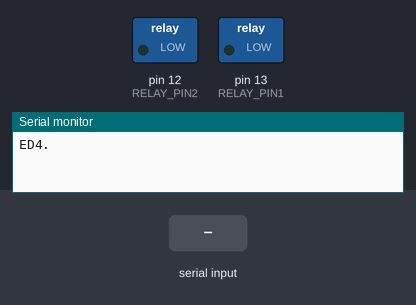
Bench run of a program on a simulated Arduino Uno, built with avr-gcc and run on an emulated ATmega328P. Shown: switched loads named in the program (green lamp = pin HIGH), the last lines printed to the serial monitor. Inputs (shaded band) come from the test bench.

Above: at 9.2 s.
9.3 s: "ON1." received over Serial
At 10.0 s:
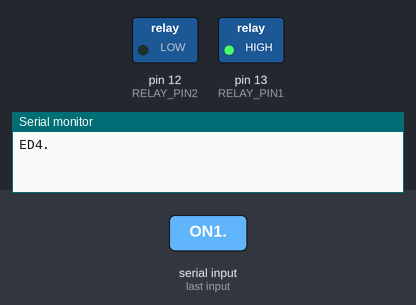
10.8 s: "ON2." received over Serial
At 11.1 s:
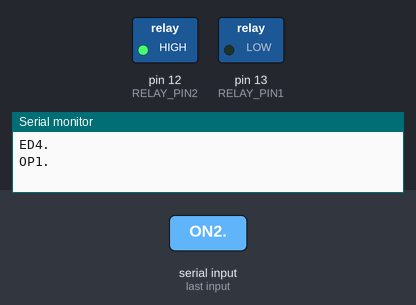
12.3 s: "ONALL." received over Serial
At 13.4 s:
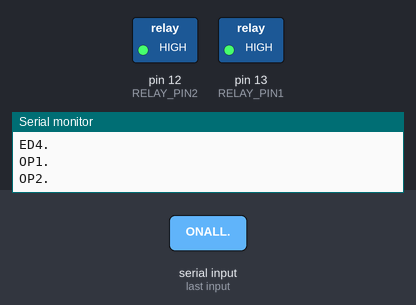
13.8 s: "lost." received over Serial
At 14.6 s:
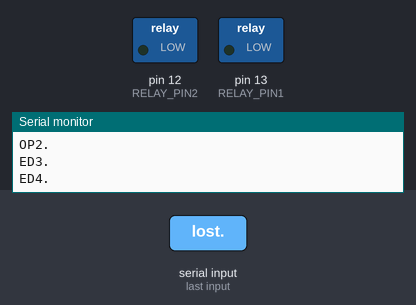
Timing chart, 0 to 16.3 s (numbered marks = the images above; inputs shaded):
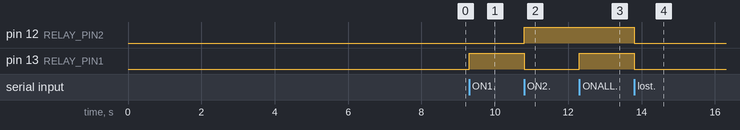

Measured:
- after the input at 9.3 s, pin 13 (RELAY_PIN1): LOW → HIGH at once
- after the input at 10.8 s, pin 12 (RELAY_PIN2): LOW → HIGH at once; pin 13 (RELAY_PIN1): HIGH → LOW at once
- after the input at 12.3 s, pin 13 (RELAY_PIN1): LOW → HIGH at once
- after the input at 13.8 s, pin 12 (RELAY_PIN2), pin 13 (RELAY_PIN1): HIGH → LOW at once

The program:

main.cpp
```cpp
/***** Author by Watcharaphon Piamphuetna *****/
/** Watcharapon.piam@gmail.com **/
#include <Arduino.h>
#include <Wire.h>
#include <SoftwareSerial.h>
#define RELAY_PIN1 13
#define RELAY_PIN2 12

const char *check_relay_status = "";

void setup() {
  Serial.begin(115200);
  pinMode(RELAY_PIN1, OUTPUT);
  pinMode(RELAY_PIN2, OUTPUT);    //If arduino board start, Relay will turn off
  delay(8000);
  check_relay_status = "4";
  Serial.println("ED4.");
}

void loop() {
  if (Serial.available()) {
     String msg = Serial.readStringUntil('.');  //read serial messege character until '.'(dot)
     /****Depend on WIFI connection*****/
         if(check_relay_status){
              if(digitalRead(RELAY_PIN1)&& !digitalRead(RELAY_PIN2)){
                if(check_relay_status != "1"){  //if relay1 status = OFF and if relay2 status = OFF
                  check_relay_status = "1";   //set relay1 status = ON and relay2 status = OFF
                    Serial.println("OP1.");
                }
              }

              if(!digitalRead(RELAY_PIN1)&& digitalRead(RELAY_PIN2)){
                if(check_relay_status != "2"){  //if relay1 status = OFF and if relay2 status = OFF
                  check_relay_status = "2";   //set relay1 status = ON and relay2 status = OFF
                   Serial.println("OP2.");
                }
              }

              if(digitalRead(RELAY_PIN1)&& digitalRead(RELAY_PIN2)){
                if(check_relay_status != "3"){  //if relay1 status = OFF and if relay2 status = OFF
                  check_relay_status = "3";   //set relay1 status = ON and relay2 status = OFF
                    Serial.println("ED3.");
                }
              }

              if(!digitalRead(RELAY_PIN1)&& !digitalRead(RELAY_PIN2)){
                if(check_relay_status != "4"){  //if relay1 status = OFF and if relay2 status = OFF
                  check_relay_status = "4";   //set relay1 status = ON and relay2 status = OFF
                     Serial.println("ED4.");
                }
              }

         }
         if(msg == "lost"){
            digitalWrite(RELAY_PIN1,LOW);
            digitalWrite(RELAY_PIN2,LOW);     //If you lost WIFI connection, Relay will turn off
            if(!digitalRead(RELAY_PIN1) && !digitalRead(RELAY_PIN2)){      //if relay turn off now
                check_relay_status = "4";
                Serial.println("ED4.");
              }
         }
         if(msg == "connect"){
          if(!digitalRead(RELAY_PIN1) && !digitalRead(RELAY_PIN2)){      //if relay turn off now
                check_relay_status = "4";
                Serial.println("ED4.");
              }
         }
     /******************************************/
        if(msg == "ON1" || msg == "ON2" || msg == "ONALL" || msg == "OFFALL"){      //If your command is ON or OFF

            if(msg == "ON1"){                    //If your command is ON
              digitalWrite(RELAY_PIN1,HIGH);
              digitalWrite(RELAY_PIN2,LOW);         //Relay will turn on
            }
            if(msg == "ON2"){                   //If your command is OFF
              digitalWrite(RELAY_PIN1,LOW);
              digitalWrite(RELAY_PIN2,HIGH);      //Relay will turn off
            }
            if(msg == "ONALL"){                    //If your command is ON
              digitalWrite(RELAY_PIN1,HIGH);
              digitalWrite(RELAY_PIN2,HIGH);         //Relay will turn on
            }
            if(msg == "OFFALL"){                   //If your command is OFF
              digitalWrite(RELAY_PIN1,LOW);
              digitalWrite(RELAY_PIN2,LOW);    //Relay will turn off
              if(check_relay_status == "4"){
                Serial.println("ED4.");
              }
            }
       }
   }
}
```
